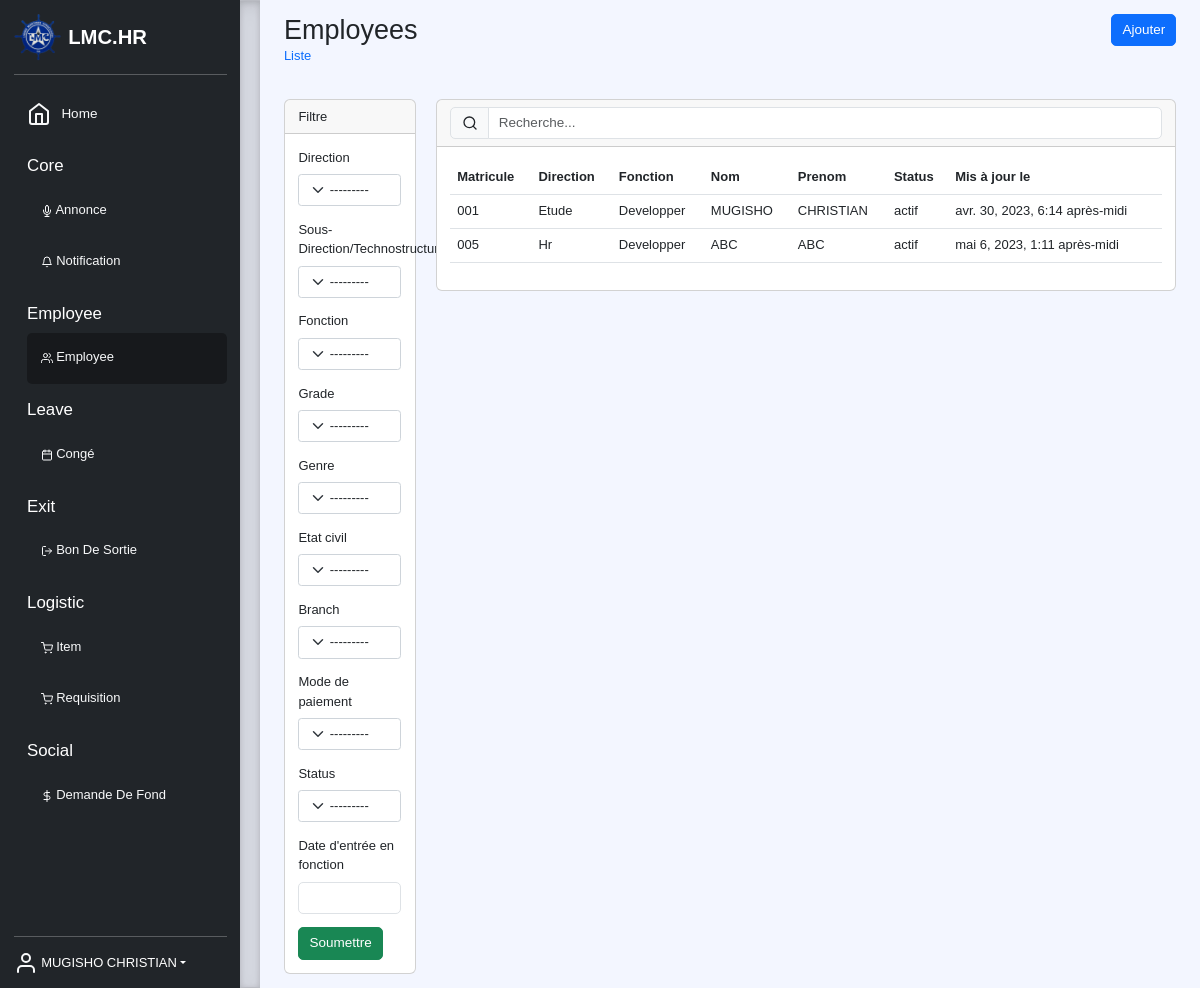
/list/employee/employee (signed in), run on an earlier commit of the app's database.
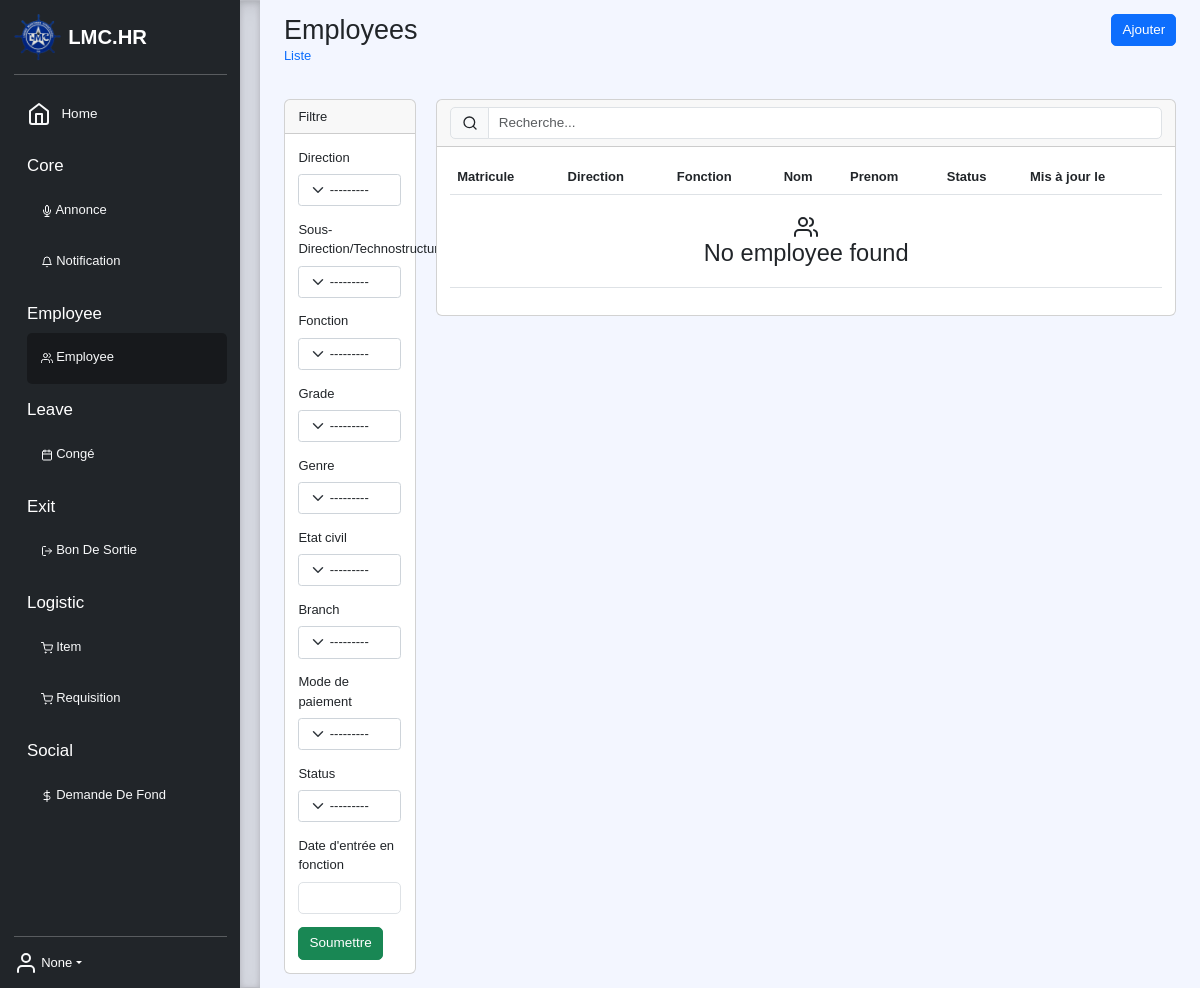
And on a later commit of the database.
### core/models.py (models this page shows, shortened)
class User(AbstractUser):
    employee = models.OneToOneField('employee.Employee', null=True, on_delete=models.SET_NULL, default=None)
    email = models.EmailField(unique=True, db_index=True)
    username = None
    USERNAME_FIELD = 'email'
    REQUIRED_FIELDS = []
    objects = UserManager()

### employee/models.py (models this page shows, shortened)
class Employee(models.Model):
    STATUS = (
        ('actif', 'Actif'),
        ('indisponibilite', 'Indisponibilite'),
        ('licenciement', 'Licenciement'),
        ('inactif', 'Inactif')
    )
    GENDERS = (("Male", "Homme"), ("Female", "Femme"))
    direction = models.ForeignKey(Direction, verbose_name="Direction", null=True, on_delete=models.SET_NULL)
    subDirection = models.ForeignKey(SubDirection, verbose_name="Sous-Direction/Technostructure", blank=True, null=True,
                                     on_delete=models.SET_NULL)
    service = models.ForeignKey(Service, verbose_name="Service", blank=True, null=True, on_delete=models.SET_NULL)
    function = models.ForeignKey(Function, verbose_name="Fonction", null=True, on_delete=models.SET_NULL)
    grade = models.ForeignKey(Grade, verbose_name="Grade", null=True, on_delete=models.SET_NULL)
    profile = models.ImageField(upload_to=upload_directory_file, blank=True, null=True, default=None)
    matricule = models.CharField("Matricule", unique=True, max_length=100, null=True, default=None)
    agreement = models.CharField("Type de contrat", max_length=10, choices=choices(Agreement, 'name'), null=True,
                                 default=None)
    first_name = models.CharField("Prenom", max_length=100, blank=True, null=True, default=None)
    middle_name = models.CharField("Post nom", max_length=100, blank=True, null=True, default=None)
    last_name = models.CharField("Nom", max_length=100, blank=True, null=True, default=None)
    n_cnss = models.CharField("N. CNSS", max_length=50, blank=True, null=True, default=None)
    n_inpp = models.CharField("N. INPP", max_length=50, blank=True, null=True, default=None)
    n_onem = models.CharField("N. ONEM", max_length=50, blank=True, null=True, default=None)
    gender = models.CharField("Genre", max_length=10, choices=GENDERS, null=True,
                              default="Male")
    marital_status = models.CharField("Etat civil", max_length=12,
                                      choices=(("Maried", "Marie"), ("Single", "Celibataire"), ("Widower", "Veuf(ve)")),
                                      default="Celibataire")
    spouse = models.CharField("Nom du cojoint(e)", max_length=100, blank=True, null=True, default=None)
    dob = models.DateField("Date de naissance", help_text='YYYY-MM-DD', blank=True, null=True, default=None)
    doj = models.DateField("Date d'entrée en fonction", help_text='YYYY-MM-DD', blank=True, null=True, default=None)
    mobile_number = PhoneNumberField("Numéro de mobile", null=True, default=None)
    address = models.TextField("Adresse permanente", blank=True, null=True, default=None)
    emergency_information = models.TextField("Information de contact d'urgence", null=True, default=None)
    syndicate = models.CharField("Syndicat", max_length=50, choices=choices(Syndicat, 'name'), blank=True, null=True,
                                 default=None)
    branch = models.CharField("Branch", max_length=10, choices=choices(Branch, 'name'))
    payment_method = models.CharField("Mode de paiement", max_length=10, choices=choices(PaymentMethod, 'name'))
    payer_name = models.CharField("Nom de la banque/Agent payeur", max_length=50, blank=True, null=True, default=None)
    pay_account = models.CharField("Numero de compte", max_length=50, blank=True, null=True, default=None)
    comment = models.TextField("Commentaire", blank=True, null=True, default=None)
    status = models.CharField(verbose_name="Status", max_length=20, choices=STATUS, default=STATUS[0][0])
    updated = models.DateTimeField(verbose_name="Mise à jour le", auto_now=True)
    created = models.DateTimeField(verbose_name="Créée le", auto_now_add=True)
    conf = {
        'icon': 'users',
        'description': 'The list of all employee of the company',
        'entry': reverse_lazy('core:list', kwargs={'app': 'employee', 'model': 'employee'}),
        'list': {
            'display': [('matricule', 'Matricule'), ('direction', 'Direction'), ('function', 'Fonction'),
                        ('last_name', 'Nom'), ('first_name', 'Prenom'), ('status', 'Status'),
                        ('updated', 'Mis à jour le')],
            'filter': ['direction', 'subDirection', 'function', 'grade', 'gender', 'marital_status', 'branch',
                       'payment_method', 'status', 'doj'],
            'action': [{
                'method': 'GET',
                'href': reverse_lazy('core:create', kwargs={'app': 'employee', 'model': 'employee'}),
                'class': 'btn btn-primary',
                'title': 'Ajouter'
            }]
        },
        'change': {
            'form': {
                'fields': ['direction', 'subDirection', 'service', 'function',
                           'grade', 'matricule', 'agreement', 'branch',
                           'profile', 'last_name', 'middle_name', 'first_name', 'dob',
                           'gender', 'marital_status', 'spouse', 'mobile_number', 'address',
                           'doj', 'n_cnss', 'n_inpp', 'n_onem',
                           'payment_method', 'pay_account', 'payer_name', 'emergency_information', 'comment', 'status'],
                'inlines': [{
                    'app': 'core',
                    'model': 'user',
                    'fields': ['email', 'groups']
                }, {
                    'app': 'employee',
                    'model': 'child',
                    'fields': ['full_name', 'dob', 'birth_certificate']
                }, {
                    'app': 'employee',
                    'model': 'familymember',
                    'fields': ['relationship', 'full_name', 'contact_info']
                }, {
                    'app': 'employee',
                    'model': 'document',
                    'fields': ['name', 'doc']
                }]
            },
            'action': [{
                'method': 'GET',
                'href': reverse_lazy('core:delete', kwargs={'app': 'employee', 'model': 'employee'}),
                'class': 'btn btn-danger',
                'title': 'Delete',
                'condition': 'True'
            }, {
                'method': 'GET',
                'href': reverse_lazy('core:document',
                                     kwargs={'app': 'employee', 'model': 'employee', 'document': 'employee'}),
                'class': 'btn btn-info',
                'title': 'Document',
                'condition': 'True'
            }]
        },
        'create': {
            'form': {
                'fields': ['direction', 'subDirection', 'service', 'function',
                           'grade', 'matricule', 'agreement', 'branch',
                           'profile', 'last_name', 'middle_name', 'first_name', 'dob',
                           'gender', 'marital_status', 'spouse', 'mobile_number', 'address',
                           'doj', 'n_cnss', 'n_inpp', 'n_onem',
                           'payment_method', 'pay_account', 'payer_name', 'emergency_information', 'comment', 'status'],
                'inlines': []
            }
        },
        'read': {
            'action': [{
                'method': 'GET',
                'href': reverse_lazy('core:document',
                                     kwargs={'app': 'employee', 'model': 'employee', 'document': 'employee'}),
                'class': 'btn btn-info',
                'title': 'Document',
                'condition': 'True'
            }]
        }
    }
    def full_name(self):
        return f"{self.last_name} {self.first_name}"

class Direction(models.Model):
    name = models.CharField(verbose_name="Nom", max_length=100)
    created = models.DateTimeField(verbose_name="Cree le", auto_now_add=True)
    def __str__(self):
        return f"{self.name}"
    class Meta:
        verbose_name = "Direction"

class Function(models.Model):
    name = models.CharField(verbose_name="Nom", max_length=100)
    working_days = models.IntegerField(verbose_name="Jours de travail", default=0)
    created = models.DateTimeField(verbose_name="Cree le", auto_now_add=True)
    def __str__(self):
        return f"{self.name}"
    class Meta:
        verbose_name = "Fonction"

### core/views.py (the view, shortened to what this page needs)
# urls.py: path('list/<str:app>/<str:model>', List.as_view(), name='list'),
class List(LoginRequiredMixin, View):
    def get(self, request, app, model):
        model = apps.get_model(app, model_name=model)
        query = {}
        fields = {'filter': getattr(model, 'conf', {}).get('list', {}).get('filter', [])}
        _query = query.copy()
        for key, value in _query.items():
            if request.user.has_perm(f'{app}.view_all_{model._meta.model_name}_in_{key.split("__")[-1]}') and key in query:
                query.pop(key, None)
                query.pop('created_by', None)
        qs = model.objects.select_related().filter(**query)
        _filter = filterset_factory(model, **fields)(request.GET, queryset=qs)
        filter_form = _filter.form
        qs = _filter.qs
        qs = Paginator(qs, 25)
        qs = qs.page(request.GET.get('page', 1))
        return render(request, f'{self.__class__.__name__.lower()}.html', locals())

### templates/list.html (shortened to what this page needs)
{% extends 'base.html' %}
{% load core %}
{% load crispy_forms_tags %}
{% block content %}
<div class="container-fluid">
    <div class="row">
        <div class="col">
            <h2 class="m-0">{{ model|getattr:'_meta'|getattr:'verbose_name_plural'|title }}</h2>
            <nav aria-label="breadcrumb">
              <ol class="breadcrumb">
                <li class="breadcrumb-item"><a href="{% url 'core:list' model|getattr:'_meta'|getattr:'app_label' model|getattr:'_meta'|getattr:'model_name' %}" class="text-decoration-none">Liste</a></li>
              </ol>
            </nav>
        </div>
        <div class="col text-end">
            {% for btn in model.conf.list.action %}
                {% if btn.method == 'GET' %}
                    <a href="{{ btn.href }}?{% for key, value in request.GET.items %}{{ key }}={{ value }}{% endfor %}" class="{{ btn.class }}">{{ btn.title }}</a>
                {% elif btn.method == 'POST' %}
                    <form action="{{ btn.href }}" method="{{ btn.method }}" style="display: initial">
                        {% csrf_token %}
                        {% for key, value in btn.values.items %}<input type="hidden" name="{{ key }}" value="{{ value }}">{% endfor %}
                        <button type="submit" class="{{ btn.class }}">{{ btn.title }}</button>
                    </form>
                {% endif %}
            {% endfor %}
        </div>
    </div>
    <div class="row mt-4">
        {% if filter_form and filter_form.fields|length > 1 %}
        <div class="col-2">
            <div class="card">
                <div class="card-header">Filtre</div>
                <div class="card-body">
                    <form method="get">
                        {{ filter_form|crispy }}
                        <button type="submit" class="btn btn-success">Soumettre</button>
                    </form>
                </div>
            </div>
        </div>
        {% endif %}
        <div class="col">
            <div class="card">
                <div class="card-header">
                    <form method="get" class="input-group">
                        <span class="input-group-text" id="basic-addon1"><i data-feather="search" class="small-icon"></i></span>
                        <input type="text" class="form-control" placeholder="Recherche..." name="q" value="{{ request.GET.q }}">
                    </form>
                </div>
                <div class="card-body">
                    <table class="table table-hover table-responsive">
                        <thead>
                            <tr>
                                {% for field in model.conf.list.display %}
                                    <th class="fw-bolder">{{ field.1 }}</th>
                                {% endfor %}
                            </tr>
                        </thead>
                        <tbody>
                            {% for obj in qs %}<tr data-url='{% url 'core:change' model|getattr:'_meta'|getattr:'app_label' model|getattr:'_meta'|getattr:'model_name' %}?pk={{ obj.id }}'>
                                {% for field in model.conf.list.display %}
                                    <td>{{ obj|getattr:field.0 }}</td>
                                {% endfor %}</tr>
                            {% empty %}
                            <tr>
                                <td colspan="{{ model.conf.list.display|length }}" class="text-center">
                                    <i data-feather="{{ model.conf.icon }}" class="mt-3"></i>
                                    <h3 class="m-0 mb-3">No {{ model|getattr:'_meta'|getattr:'verbose_name' }} found</h3>
                                </td>
                            </tr>
                            {% endfor %}
                        </tbody>
                    </table>
                </div>
            </div>
        </div>
    </div>
</div>
{% endblock %}

### templates/base.html (shortened to what this page needs)
{% load static %}
{% load core %}
<!DOCTYPE html>
<html lang="fr">
<head>
    <link href="https://cdn.jsdelivr.net/npm/bootstrap@5.3.0-alpha3/dist/css/bootstrap.min.css" rel="stylesheet">
    <link rel="stylesheet" href="{% static 'css/custom.css' %}">
    <link rel="stylesheet" href="{% static 'css/select2.min.css' %}">
    <link rel="stylesheet" href="{% static 'css/select2-bootstrap-5-theme.min.css' %}">
    <link rel="stylesheet" href="{%  static 'css/select2-bootstrap-5-theme.rtl.min.css' %}">
</head>
<body>
    <main>
        <div class="d-flex flex-column flex-shrink-0 p-3 text-white bg-dark overflow-auto" style="width: 240px;">
            <a href="/" class="d-flex align-items-center mb-3 mb-md-0 me-md-auto text-white text-decoration-none">
              <img src="{% static 'images/logo.png' %}" width="48" />
              <span class="fs-4 ms-2 fw-bolder">LMC.HR</span>
            </a>
            <hr>
            <ul class="nav nav-pills flex-column mb-auto ">
                <li class="nav-item">
                    <a href="{% url 'core:home' %}" class="nav-link text-light {% if request.resolver_match.url_name == 'home' %}active{% endif %} py-3">
                        <i data-feather="home"></i>
                        <span class="fs-6 ms-2">Home</span>
                    </a>
                </li>
                {% with request|menu as menus %}
                    {% for key, value in menus.items %}
                    <li class="nav-item fs-5 mt-2">
                        <a class="text-decoration-none nav-link text-white" aria-current="page">{{ key|title }}</a>
                        <ul class="nav nav-pills flex-column mb-auto ms-3">
                            {% for model in value %}
                                <li class="nav-item">
                                    <a href="{{ model.url }}" class="nav-link text-light {% if request.resolver_match.kwargs.model == model.name %}active{% endif %} py-3">
                                        <i data-feather="{{ model.icon|default:'user' }}" style="width: 12px;"></i>
                                        {{ model.verbose|title }}
                                    </a>
                                </li>
                            {% endfor %}
                        </ul>
                    </li>
                    {% endfor %}
                {% endwith %}
            </ul>
            <hr>
            <div class="dropdown">
              <a class="d-flex align-items-center text-white text-decoration-none dropdown-toggle" id="dropdownUser1" data-bs-toggle="dropdown" aria-expanded="false">
                <i data-feather="user" class="text-light"></i>
                  &nbsp;{{ request.user.employee.full_name|default:request.user.username }}
              </a>
            </div>
        </div>
        <div class="b-example-divider"></div>
        <div class="col scrollarea p-3">
            {% block content %}
            {% endblock %}
        </div>
    </main>
</body>
</html>

What changed in the data, as far as the page shows it:
removed Employee: display "001" "Etude" "Developper" "MUGISHO" "CHRISTIAN" "actif" "avr. 30, 2023, 6:14 après-midi"
removed Employee: display "005" "Hr" "Developper" "ABC" "ABC" "actif" "mai 6, 2023, 1:11 après-midi"
changed User: user.employee.full_name "MUGISHO CHRISTIAN" → "None"
Also different on the page:
{{ model|getattr:'_meta'|getattr:'verbose_name' }}: (not shown) → "employee"
text now shown: "No found"
